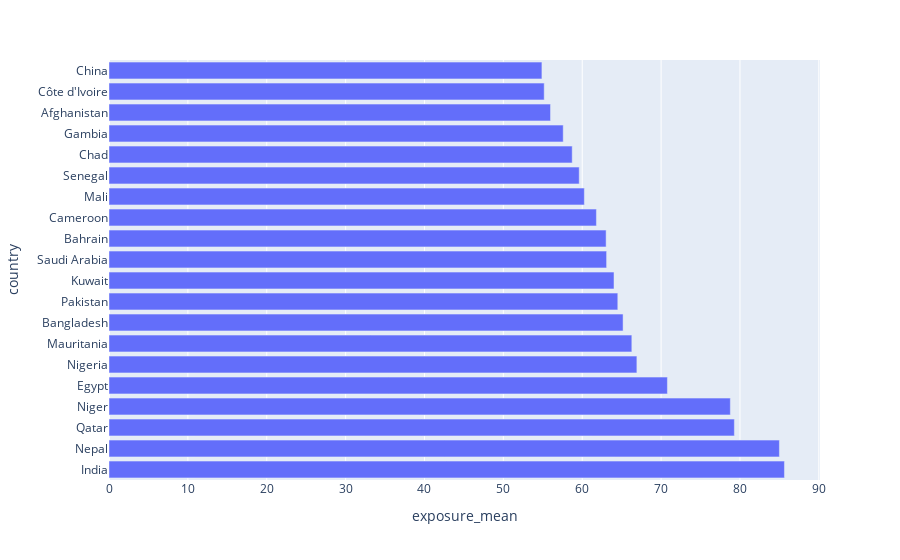

The notebook cell saved with this chart:
### Code cell
fig = px.bar(last_5_pm25[:20],  x='exposure_mean', y='country', orientation='h')
fig.show()

### Figure 1 — Plotly figure (JSON) as saved in the notebook; plotly's stock layout.template omitted (floating-point values rounded to 4 significant figures)
{"data": [{"alignmentgroup": "True", "hovertemplate": "exposure_mean=%{x}<br>country=%{y}<extra></extra>", "legendgroup": "", "marker": {"color": "#636efa", "pattern": {"shape": ""}}, "name": "", "offsetgroup": "", "orientation": "h", "showlegend": false, "textposition": "auto", "type": "bar", "x": [85.64, 85, 79.29, 78.78, 70.8, 66.93, 66.29, 65.18, 64.51, 64.03, 63.09, 63.03, 61.8, 60.27, 59.62, 58.73, 57.59, 55.98, 55.18, 54.89], "xaxis": "x", "y": ["India", "Nepal", "Qatar", "Niger", "Egypt", "Nigeria", "Mauritania", "Bangladesh", "Pakistan", "Kuwait", "Saudi Arabia", "Bahrain", "Cameroon", "Mali", "Senegal", "Chad", "Gambia", "Afghanistan", "Côte d'Ivoire", "China"], "yaxis": "y"}], "layout": {"barmode": "relative", "legend": {"tracegroupgap": 0}, "margin": {"t": 60}, "xaxis": {"anchor": "y", "domain": [0, 1], "title": {"text": "exposure_mean"}}, "yaxis": {"anchor": "x", "domain": [0, 1], "title": {"text": "country"}}}}
